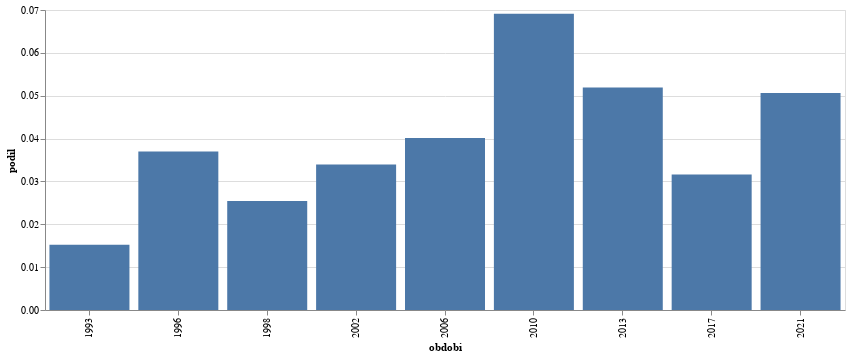

Notebook code for this chart:
### Code cell
graf_vyvoje("potlesk",epocha="obdobi")

### Figure 1 — Vega-Lite specification as saved in the notebook (floating-point values rounded to 4 significant figures)
{"config": {"view": {"continuousWidth": 300, "continuousHeight": 300}}, "data": {"name": "data-90a9f03f4f69154175715351c50052cf"}, "mark": {"type": "bar"}, "encoding": {"x": {"field": "obdobi", "type": "nominal"}, "y": {"field": "podil", "type": "quantitative"}}, "width": 800, "$schema": "https://vega.github.io/schema/vega-lite/v5.8.0.json", "datasets": {"data-90a9f03f4f69154175715351c50052cf": [{"id": 456, "obdobi": 1993, "id_right": 29982, "podil": 0.01521}, {"id": 1139, "obdobi": 1996, "id_right": 30803, "podil": 0.03698}, {"id": 2050, "obdobi": 1998, "id_right": 80691, "podil": 0.02541}, {"id": 2788, "obdobi": 2002, "id_right": 82166, "podil": 0.03393}, {"id": 2304, "obdobi": 2006, "id_right": 57418, "podil": 0.04013}, {"id": 3209, "obdobi": 2010, "id_right": 46416, "podil": 0.06914}, {"id": 4354, "obdobi": 2013, "id_right": 83854, "podil": 0.05192}, {"id": 2874, "obdobi": 2017, "id_right": 90923, "podil": 0.03161}, {"id": 4196, "obdobi": 2021, "id_right": 82903, "podil": 0.05061}]}}
